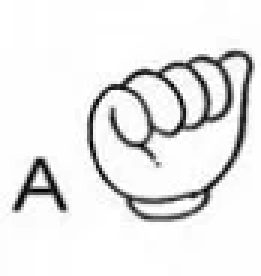
#> input picture letraA.png, 87 x 92 px (shown 3 times larger)
$ python libragame.py
#> lines starting #> are read from the running program, lines starting #| are printed output that depends on the picture
import tkinter as tk
from tkinter import messagebox, PhotoImage
from PIL import Image, ImageTk

# Definir as perguntas e imagens
perguntas = [
    ("letraA.png", "Qual é a capital do Brasil?"),
    ("letraApng", "Qual é o maior país do mundo?"),
    ("letraA.png", "Qual é a fórmula química da água?"),
    ("letraA.png", "Qual é a bandeira do Brasil?")
]

respostas_corretas = [
    "Brasília",
    "Rússia",
    "H2O",
    "Verde e amarelo"
]

opcoes_resposta = [
    ["Rio de Janeiro", "Brasília", "São Paulo", "Salvador"],
    ["China", "Rússia", "Canadá", "Estados Unidos"],
    ["NaCl", "CO2", "H2O", "CH4"],
    ["Verde e amarelo", "Azul e branco", "Vermelho e preto", "Verde e branco"]
]

# Definir a variável de vidas
vidas = 3

# Definir a variável do índice da pergunta atual
indice_pergunta = 0

# Criar a janela principal
janela = tk.Tk()
janela.geometry("640x480")
janela.title("Jogo de Perguntas")

# Criar os elementos da interface
titulo = tk.Label(text="Jogo de Perguntas", font=("Arial", 18))
titulo.pack()

# Carregar a imagem da pergunta atual
imagem_pergunta = Image.open(perguntas[indice_pergunta][0])
#> imagem_pergunta is the input picture: PIL image 87x92 RGBA; mean R, G, B, A 233.5, 233.5, 233.5, 255
imagem_pergunta = imagem_pergunta.resize((300, 300))
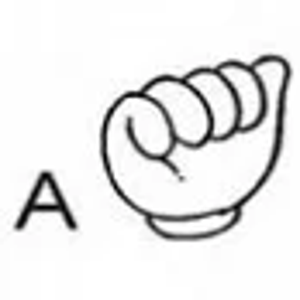
#> imagem_pergunta: PIL image 300x300 RGBA; mean R, G, B, A 233.5, 233.4, 233.5, 255
photo_imagem_pergunta = ImageTk.PhotoImage(imagem_pergunta)

# Label para imagem da pergunta
label_imagem_pergunta = tk.Label(image=photo_imagem_pergunta)
label_imagem_pergunta.pack()

texto_pergunta = tk.Label(text=perguntas[indice_pergunta][1])
texto_pergunta.pack()

# Label para vidas
texto_vidas = tk.Label(text=f"Vidas: {vidas}", font=("Arial", 12))
texto_vidas.pack()

botoes_resposta = []

for i in range(len(opcoes_resposta[indice_pergunta])):
    botao = tk.Button(text=opcoes_resposta[indice_pergunta][i], command=lambda i=i: verificar_resposta(i))
    botoes_resposta.append(botao)
    botao.pack()

# Label para feedback
texto_feedback = tk.Label(text="", font=("Arial", 12))
texto_feedback.pack()

# Função para verificar a resposta
def verificar_resposta(i):
    global vidas, indice_pergunta

    if opcoes_resposta[indice_pergunta][i] == respostas_corretas[indice_pergunta]:
        texto_feedback.config(text="Resposta correta!")
        print("Resposta correta!")

        # Avançar para próxima pergunta
        if indice_pergunta < len(perguntas) - 1:
            indice_pergunta += 1

            # Carregar a imagem da próxima pergunta
            imagem_pergunta = Image.open(perguntas[indice_pergunta][0])
            imagem_pergunta = imagem_pergunta.resize((300, 300))
            photo_imagem_pergunta = ImageTk.PhotoImage(imagem_pergunta)

            # Atualizar a label da imagem
            label_imagem_pergunta.config(image=photo_imagem_pergunta)

            texto_pergunta.config(text=perguntas[indice_pergunta][1])
            for j in range(len(botoes_resposta)):
                botoes_resposta[j].config(text=opcoes_resposta[indice_pergunta][j])
        else:
            # Fim do jogo
            messagebox.showinfo("Parabéns!", "Você venceu o jogo!")
            janela.destroy()
    else:
        vidas -= 1
        texto_feedback.config(text="Resposta errada!")
        print("Resposta errada! Vidas restantes:", vidas)
        texto_vidas.config(text=f"Vidas: {vidas}")

    if vidas == 0:
        # Exibir caixa de diálogo
        messagebox.showinfo("Você perdeu!", f"Você perdeu!\nVidas restantes: {vidas}")

        # Fechar a janela principal
        janela.destroy()
